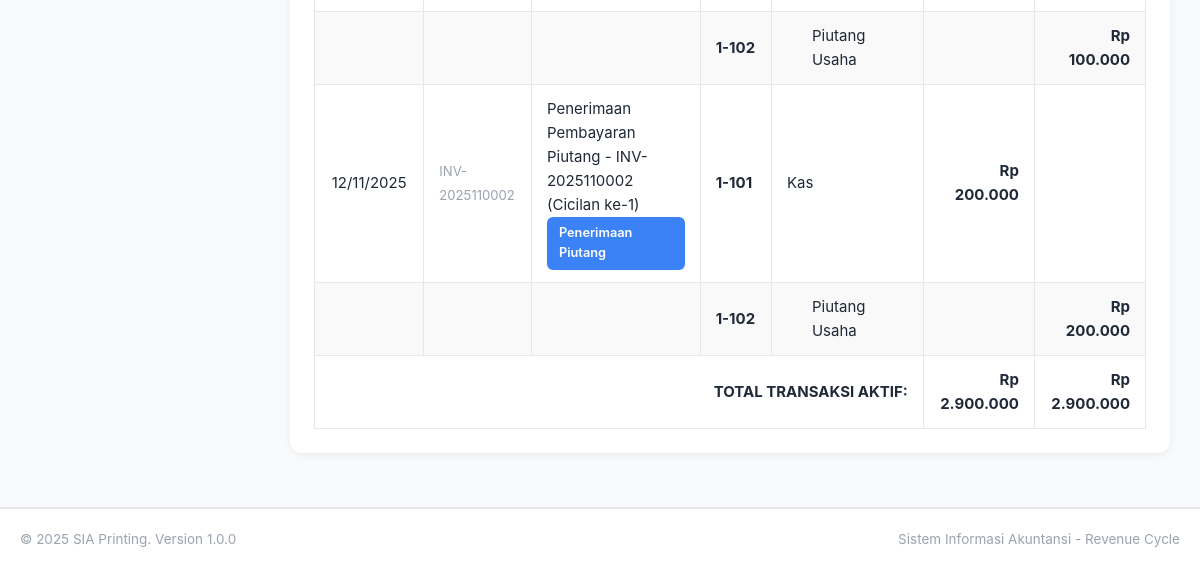
The app's page /jurnal-umum.php (signed in, lower part), older data.
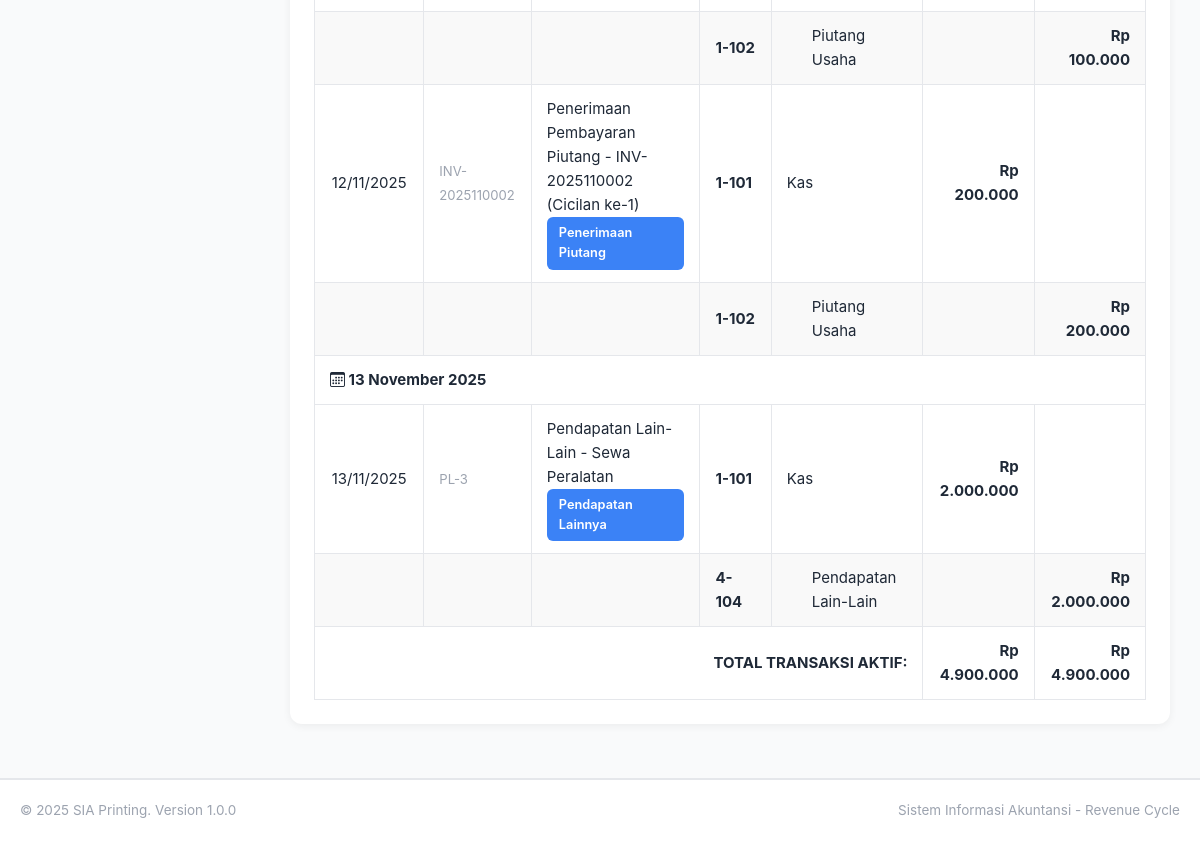
The same page, newer data.
### tables this page shows
CREATE TABLE `jurnal_umum` (
  `id_jurnal` int(11) NOT NULL,
  `tanggal` date NOT NULL,
  `deskripsi` text NOT NULL,
  `id_akun_debit` int(11) NOT NULL,
  `id_akun_kredit` int(11) NOT NULL,
  `nominal` decimal(15,2) NOT NULL,
  `referensi` varchar(50) DEFAULT NULL,
  `tipe_transaksi` varchar(50) DEFAULT NULL,
  `is_void` tinyint(1) DEFAULT 0,
  `voided_by` int(11) DEFAULT NULL,
  `voided_at` timestamp NULL DEFAULT NULL,
  `void_reason` text DEFAULT NULL,
  `created_at` timestamp NOT NULL DEFAULT current_timestamp()
);

CREATE TABLE `master_akun` (
  `id_akun` int(11) NOT NULL,
  `kode_akun` varchar(20) NOT NULL,
  `nama_akun` varchar(100) NOT NULL,
  `tipe_akun` enum('1-Aktiva','2-Kewajiban','3-Modal','4-Pendapatan','5-Beban') NOT NULL,
  `saldo` decimal(15,2) DEFAULT 0.00,
  `created_at` timestamp NOT NULL DEFAULT current_timestamp()
);

### config.php (called while the page is built, shortened)
<?php
function can_edit() {
    return isset($_SESSION['user_role']) && $_SESSION['user_role'] == 'akuntan';
}
function format_rupiah($angka) {
    return 'Rp ' . number_format($angka, 0, ',', '.');
}
function format_tanggal($tanggal) {
    $bulan = array(
        1 => 'Januari', 'Februari', 'Maret', 'April', 'Mei', 'Juni',
        'Juli', 'Agustus', 'September', 'Oktober', 'November', 'Desember'
    );
    $pecah = explode('-', $tanggal);
    return $pecah[2] . ' ' . $bulan[(int)$pecah[1]] . ' ' . $pecah[0];
}
?>

### jurnal-umum.php (the view, shortened to what this page needs)
<?php
require_once 'config.php';
$bulan = isset($_GET['bulan']) ? $_GET['bulan'] : date('Y-m');
$show_void = isset($_GET['show_void']) ? $_GET['show_void'] : '0';
$query = "SELECT ju.*,
          ma_debit.kode_akun as kode_debit, ma_debit.nama_akun as nama_debit,
          ma_kredit.kode_akun as kode_kredit, ma_kredit.nama_akun as nama_kredit,
          u.nama as voided_by_nama
          FROM jurnal_umum ju
          JOIN master_akun ma_debit ON ju.id_akun_debit = ma_debit.id_akun
          JOIN master_akun ma_kredit ON ju.id_akun_kredit = ma_kredit.id_akun
          LEFT JOIN users u ON ju.voided_by = u.id_user
          WHERE DATE_FORMAT(ju.tanggal, '%Y-%m') = '$bulan'";
if ($show_void == '0') {
    $query .= " AND ju.is_void = 0";
}
$query .= " ORDER BY ju.tanggal ASC, ju.id_jurnal ASC";
$result = $conn->query($query);
if ($result->num_rows > 0) {
    $temp_result = $conn->query($query);
}
include 'includes/header.php';
?>
<div class="card">
    <div class="card-body">
        <div class="table-responsive">
            <table class="table table-bordered table-hover">
                <tbody>
                <?php
                if ($result->num_rows > 0):
                    $current_date = '';
                    $total_debit = 0;
                    $total_kredit = 0;
                    while ($row = $result->fetch_assoc()):
                        $is_void = $row['is_void'] == 1;
                        $row_class = $is_void ? 'table-danger' : '';
                        if ($current_date != $row['tanggal']) {
                            $current_date = $row['tanggal'];
                ?>
                        <tr class="table-secondary">
                            <td colspan="<?php echo can_edit() ? '8' : '7'; ?>" class="fw-bold">
                                <i class="bi bi-calendar3 me-2"></i>
                                <?php echo format_tanggal($row['tanggal']); ?>
                            </td>
                        </tr>
                <?php } ?>
                        <tr class="<?php echo $row_class; ?>">
                            <td class="text-center"><?php echo date('d/m/Y', strtotime($row['tanggal'])); ?></td>
                            <td>
                                <small class="text-muted"><?php echo $row['referensi']; ?></small>
                            </td>
                            <td>
                                <?php echo $row['deskripsi']; ?>
                                <?php if ($row['tipe_transaksi']): ?>
                                    <br><small class="badge bg-info"><?php echo $row['tipe_transaksi']; ?></small>
                                <?php endif; ?>
                            </td>
                            <td><strong><?php echo $row['kode_debit']; ?></strong></td>
                            <td><?php echo $row['nama_debit']; ?></td>
                            <td class="text-end fw-bold"><?php echo format_rupiah($row['nominal']); ?></td>
                            <td></td>
                        </tr>
                        <tr class="<?php echo $row_class; ?>" style="background-color: #f9f9f9;">
                            <td></td>
                            <td></td>
                            <td></td>
                            <td><strong><?php echo $row['kode_kredit']; ?></strong></td>
                            <td style="padding-left: 40px;"><?php echo $row['nama_kredit']; ?></td>
                            <td></td>
                            <td class="text-end fw-bold"><?php echo format_rupiah($row['nominal']); ?></td>
                        </tr>
                <?php
                        if (!$is_void) {
                            $total_debit += $row['nominal'];
                            $total_kredit += $row['nominal'];
                        }
                    endwhile;
                ?>
                    <tr class="table-primary">
                        <td colspan="5" class="text-end fw-bold">TOTAL TRANSAKSI AKTIF:</td>
                        <td class="text-end fw-bold"><?php echo format_rupiah($total_debit); ?></td>
                        <td class="text-end fw-bold"><?php echo format_rupiah($total_kredit); ?></td>
                    </tr>
                <?php endif; ?>
                </tbody>
            </table>
        </div>
    </div>
</div>
<?php include 'includes/footer.php'; ?>

### includes/header.php (shortened to what this page needs)
<!DOCTYPE html>
<html lang="id">
<head>
    <link rel="stylesheet" href="https://cdn.jsdelivr.net/npm/bootstrap-icons@1.11.4/font/bootstrap-icons.css">
    <link rel="stylesheet" href="assets/css/style.css">
</head>
<body>
    <div class="main-container">
        <main class="main-content">

### includes/footer.php (shortened to what this page needs)
</main>
    </div>
    <footer class="footer">
        <div style="display: flex; justify-content: space-between; align-items: center; max-width: 1400px; margin: 0 auto; flex-wrap: wrap; gap: 10px;">
            <div style="text-align: left;">
                &copy; <?php echo date('Y'); ?> <?php echo APP_NAME; ?>. Version <?php echo APP_VERSION; ?>
            </div>
            <div style="text-align: right;">
                Sistem Informasi Akuntansi - Revenue Cycle
            </div>
        </div>
    </footer>
</body>
</html>

### assets/css/style.css (style rules this page uses)
* { margin: 0; padding: 0; box-sizing: border-box; }
:root { --primary-green: #16a34a; --dark-green: #15803d; --light-green: #4ade80; --very-light-green: #dcfce7; --accent-blue: #3b82f6; --dark-blue: #1e40af; --white: #ffffff; --off-white: #f9fafb; --light-gray: #e5e7eb; --medium-gray: #9ca3af; --dark-gray: #374151; --text-dark: #1f2937; --danger: #ef4444; --warning: #f59e0b; --success: #10b981; }
html, body { font-family: -apple-system, BlinkMacSystemFont, "Segoe UI", Roboto, "Helvetica Neue", Arial, sans-serif; background: var(--off-white); color: var(--text-dark); line-height: 1.6; font-size: 15px; }
body { min-height: 100vh; }
small { font-size: 0.875rem; }
.main-container { display: flex; min-height: calc(100vh - 70px); }
.main-content { flex: 1; padding: 30px; background: var(--off-white); }
.card { background: var(--white); border-radius: 12px; box-shadow: 0 2px 8px rgba(0, 0, 0, 0.06); margin-bottom: 24px; overflow: hidden; transition: all 0.3s ease; }
.card-body { padding: 24px; }
.table-responsive { overflow-x: auto; }
.table { width: 100%; border-collapse: collapse; background: var(--white); }
.table-bordered { border: 1px solid var(--light-gray); }
.badge { display: inline-block; padding: 6px 12px; font-size: 0.85rem; font-weight: 600; border-radius: 6px; }
.bg-info { background: var(--accent-blue); color: var(--white); }
.footer { background: var(--white); border-top: 2px solid var(--light-gray); padding: 20px; text-align: center; color: var(--medium-gray); font-size: 0.9rem; }
.text-center { text-align: center; }
.text-end { text-align: right; }
.text-muted { color: var(--medium-gray); }
.fw-bold { font-weight: 700; }

Row changes from the older to the newer data that the page shows:
added jurnal_umum: tanggal "13 November 2025", tanggal "13/11/2025", referensi "PL-3", deskripsi "Pendapatan Lain-Lain - Sewa Peralatan", tipe_transaksi "Pendapatan Lainnya", id_akun_debit.kode_akun "1-101", id_akun_debit.nama_akun "Kas", nominal "Rp 2.000.000", id_akun_kredit.kode_akun "4-104", id_akun_kredit.nama_akun "Pendapatan Lain-Lain"
Text that changed along with them:
format_rupiah($total_debit): "Rp 2.900.000" → "Rp 4.900.000"
format_rupiah($total_kredit): "Rp 2.900.000" → "Rp 4.900.000"
